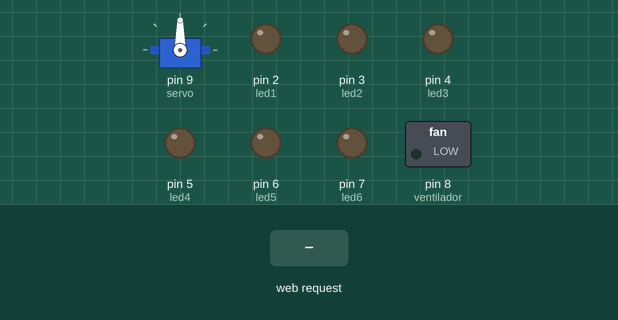
Recording of a sketch running on a simulated Arduino Uno, built with avr-gcc and run on an emulated ATmega328P. Shown: servo, switched loads named in the sketch (green lamp = pin HIGH), output pins drawn as LEDs (lit = HIGH). Inputs (shaded band) come from the test bench.

Above: at 1.2 s.
1.3 s: HTTP request GET /led1 received
At 1.7 s:
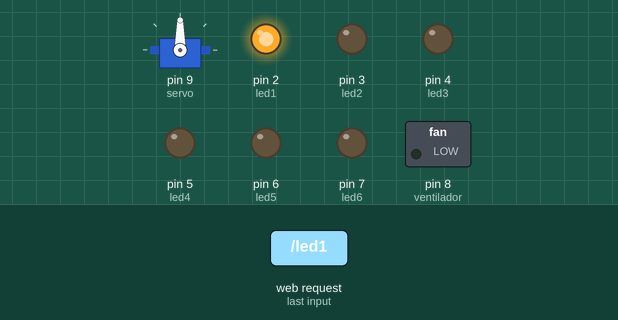
2.8 s: HTTP request GET /led2 received
At 4.0 s:
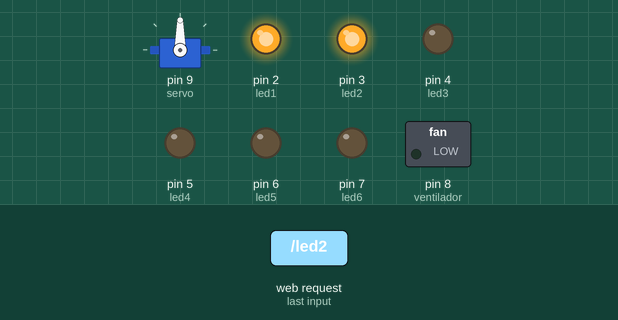
4.3 s: HTTP request GET /led3 received
At 5.2 s:
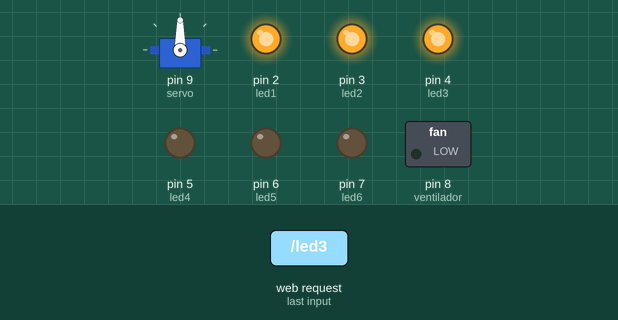
5.8 s: HTTP request GET /led4 received
At 6.3 s:
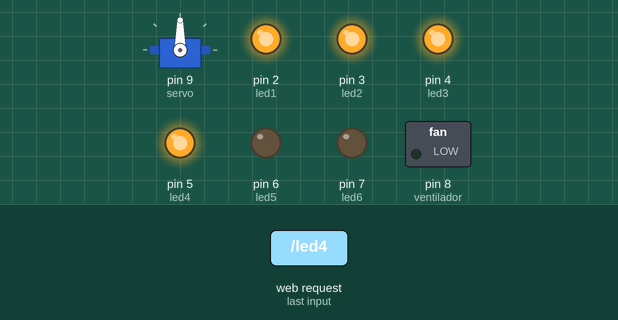
7.3 s: HTTP request GET /led5 received
At 8.5 s:
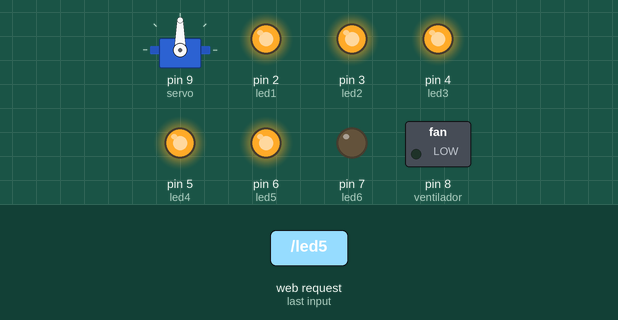
8.8 s: HTTP request GET /led6 received
At 9.8 s:
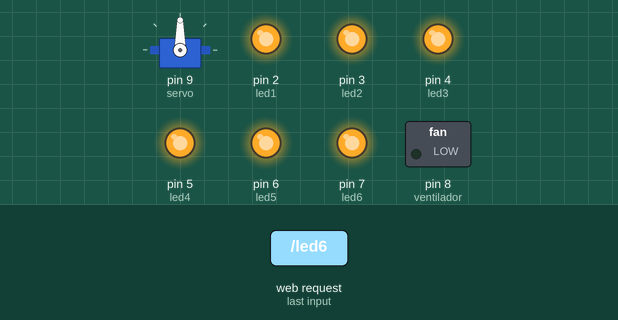
Timing chart, 0 to 11.3 s (numbered marks = the images above; inputs shaded):
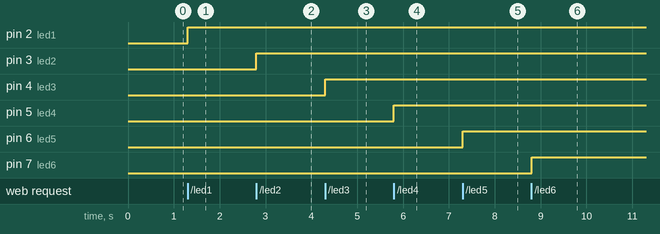

The sketch:

arduino_source_code.ino
```cpp
#include <SPI.h>
#include <Ethernet.h>
#include <Servo.h>

byte mac[] = { 0xDE, 0xAD, 0xBE, 0xEF, 0xFE, 0xED }; //Mac do Arduino
byte ip[] = { 192, 168, 1, 254 }; //IP do Arduino

EthernetServer server(8100); //Selecionar porta de saída
Servo servo;

int led1 = 2;		//Cozinha
int led2 = 3;		//Copa
int led3 = 4;		//Sala
int led4 = 5;		//Lavanderia
int led5 = 6;	  //Quarto
int led6 = 7;		//Banheiro
int ventilador = 8;

String readString = String(30);
String statusLed;

void setup() {
	Ethernet.begin(mac, ip);
	pinMode(led1, OUTPUT);
	pinMode(led2, OUTPUT);
	pinMode(led3, OUTPUT);
	pinMode(led4, OUTPUT);
	pinMode(led5, OUTPUT);
	pinMode(led6, OUTPUT);
	pinMode(ventilador, OUTPUT);
	servo.attach(9);
}

void loop() {
  EthernetClient client = server.available();

	if(client){
		while(client.connected()){
      if(client.available()){
        char c = client.read();
        if(readString.length() < 30) {
          readString += (c);
       	}

        if(c == '\n'){
          if(readString.indexOf("led1") >= 0) {
            digitalWrite(led1,!digitalRead(led1));
         	}

        	if(readString.indexOf("led2") >= 0) {
            digitalWrite(led2,!digitalRead(led2));
         	}

         	if(readString.indexOf("led3") >= 0) {
            digitalWrite(led3,!digitalRead(led3));
         	}

          if(readString.indexOf("led4") >= 0) {
            digitalWrite(led4,!digitalRead(led4));
         	}

          if(readString.indexOf("led5") >= 0) {
            digitalWrite(led5,!digitalRead(led5));
         	}

          if(readString.indexOf("led6") >= 0) {
            digitalWrite(led6,!digitalRead(led6));
         	}

          if(readString.indexOf("garagemUP") >= 0) {
            servo.write(180);
         	}

          if(readString.indexOf("garagemDOWN") >= 0) {
            servo.write(0);
         	}

          if(readString.indexOf("ventilador") >= 0) {
            digitalWrite(ventilador,!digitalRead(ventilador));
         	}

  				client.println("HTTP/1.1 200 OK");
  				client.println("Content-Type: text/html");
  				client.println();
  				client.println("<!doctype html>");

					client.println("<html>");
					client.println("<head>");
					client.println("<title>onLight</title>");
					client.println("<meta name=\"viewport\" content=\"width=320\">");
					client.println("<meta name=\"viewport\" content=\"width=device-width\">");
					client.println("<meta charset=\"utf-8\">");
					client.println("<meta name=\"viewport\" content=\"initial-scale=1.0, user-scalable=no\">");
					client.println("</head>");
					client.println("<body>");
					client.println("<center>");

					client.println("<font size=\"10\" face=\"verdana\" color=\"black\">on</font>");
					client.println("<font size=\"10\" face=\"verdana\" color=\"blue\">Light</font><br />");

  				if(digitalRead(led1)){
  					statusLed = "Ligado";
  				}

					else{
				    statusLed = "Desligado";
          }

					client.println("<td> <form action=\"led1\" method=\"get\">");
  				client.println("<button type=submit style=\"width:200px;\">COZINHA - "+statusLed+"</button>");
  				client.println("</form> <br /></td>");

  				if(digitalRead(led2)) {
   					statusLed = "Ligado";
			  	}

					else{
            statusLed = "Desligado";
          }

					client.println("<td> <form action=\"led2\" method=\"get\">");
					client.println("<button type=submit style=\"width:200px;\">COPA - "+statusLed+"</button>");
					client.println("</form> <br /></td>");

  				if(digitalRead(led3)){
   					statusLed = "Ligado" ;
  				}

					else{
          	statusLed = "Desligado";
          }

					client.println("<td> <form action=\"led3\" method=\"get\">");
					client.println("<button type=submit style=\"width:200px;\">SALA - "+statusLed+"</button>");
					client.println("</form> <br /></td>");

  				if(digitalRead(led4)) {
   					statusLed = "Ligado" ;
  				}

					else{
            statusLed = "Desligado";
          }

					client.println("<td> <form action=\"led4\" method=\"get\">");
					client.println("<button type=submit style=\"width:200px;\">LAVANDERIA - "+statusLed+"</button>");
					client.println("</form> <br /></td>");

  				if(digitalRead(led5)){
   					statusLed = "Ligado";
  				}

					else{
          	statusLed = "Desligado";
          }

					client.println("<td> <form action=\"led5\" method=\"get\">");
					client.println("<button type=submit style=\"width:200px;\">QUARTO - "+statusLed+"</button>");
					client.println("</form> <br /></td>");

  				if(digitalRead(led6)) {
   					statusLed = "Ligado" ;
  				}

					else{
            statusLed = "Desligado";
          }

					client.println("<td> <form action=\"led6\" method=\"get\">");
					client.println("<button type=submit style=\"width:200px;\">BANHEIRO - "+statusLed+"</button>");
					client.println("</form> <br /></td>");


  				if(digitalRead(ventilador)) {
   					statusLed = "Ligado" ;
  				}

					else{
          	statusLed = "Desligado";
          }

					client.println("<td> <form action=\"ventilador\" method=\"get\">");
					client.println("<button type=submit style=\"width:200px;\">VENTILADOR - "+statusLed+"</button>");
					client.println("</form> <br /></td>");

          client.println("Abrir");
          client.println("<td> <form action=\"garagemUP\" method=\"get\">");
          client.println("<button type=submit style=\"width:200px;\">GARAGEM" "</button>");
          client.println("</form> <br /></td>");

          client.println("Fechar");
          client.println("<td> <form action=\"garagemDOWN\" method=\"get\">");
          client.println("<button type=submit style=\"width:200px;\">GARAGEM" "</button>");
          client.println("</form> <br /></td>");

          client.println("</center>");
					client.println("</body>");
					client.println("</html>");
					readString = "";
					client.stop();
		    }
     	}
  	}
 	}
}
```

Measured:
- after the input at 1.3 s, pin 2 (led1): LOW → HIGH at once
- after the input at 2.8 s, pin 3 (led2): LOW → HIGH at once
- after the input at 4.3 s, pin 4 (led3): LOW → HIGH at once
- after the input at 5.8 s, pin 5 (led4): LOW → HIGH at once
- after the input at 7.3 s, pin 6 (led5): LOW → HIGH at once
- after the input at 8.8 s, pin 7 (led6): LOW → HIGH at once
